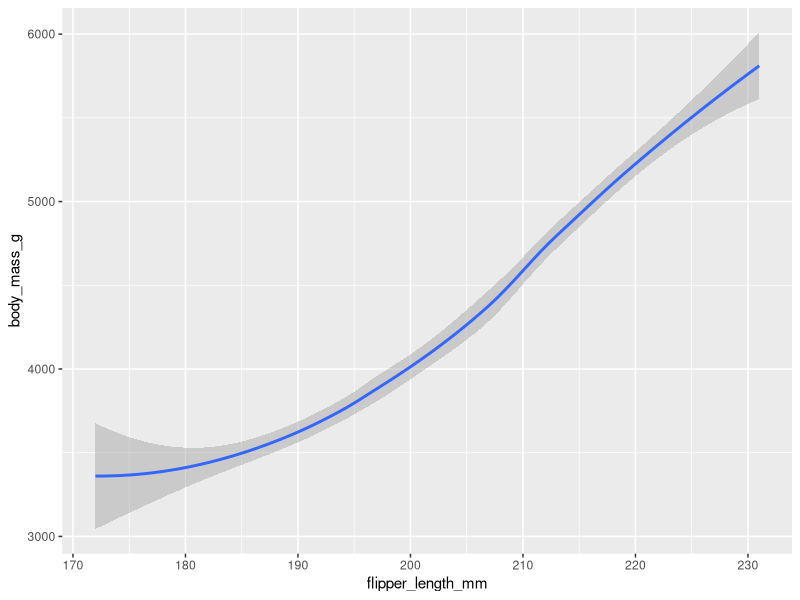
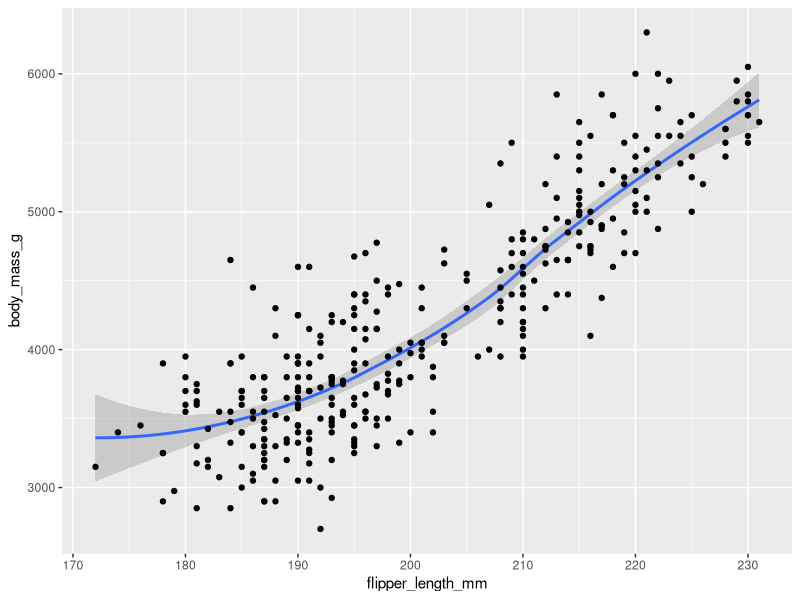
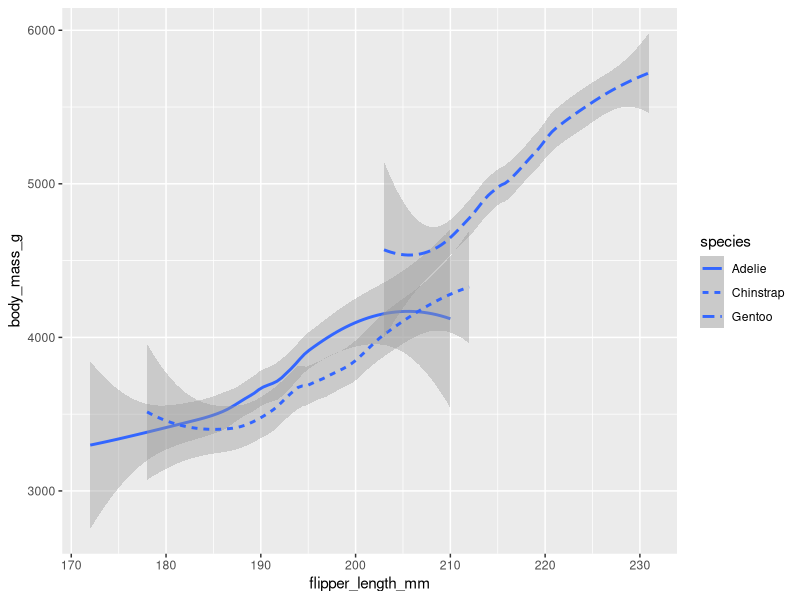
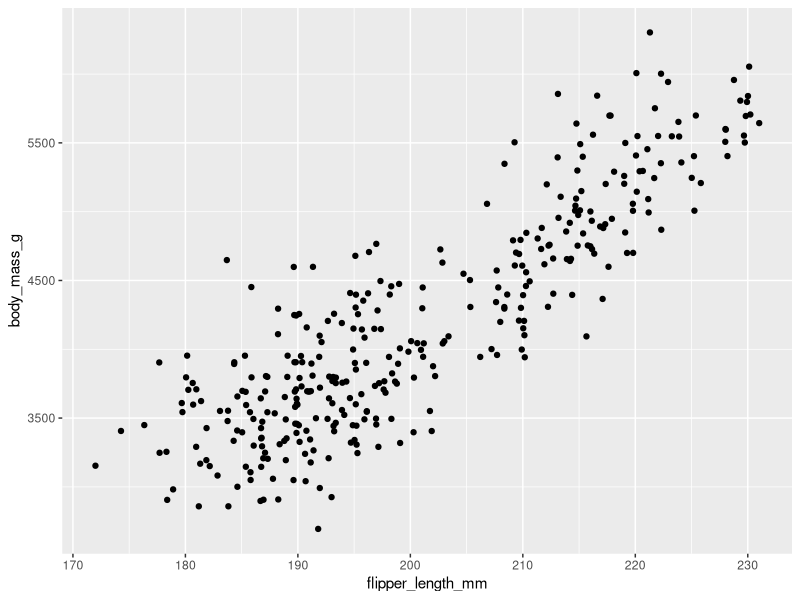
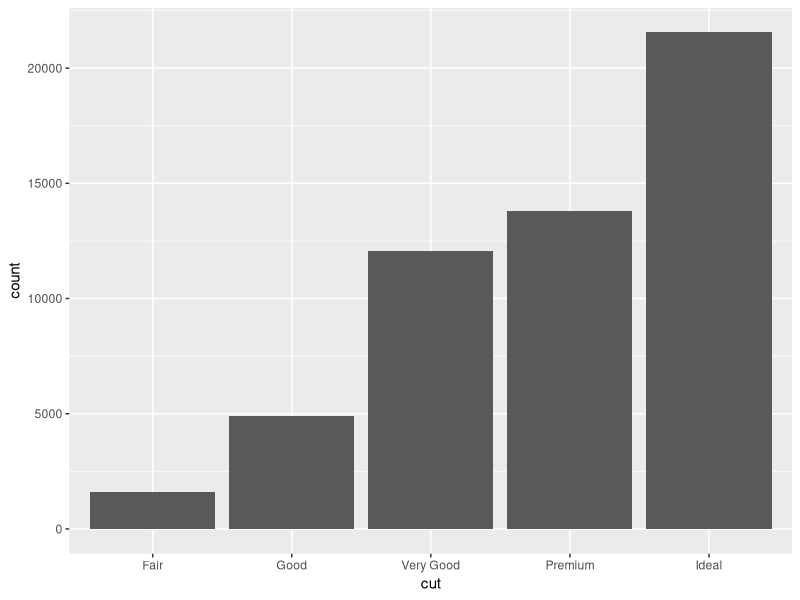
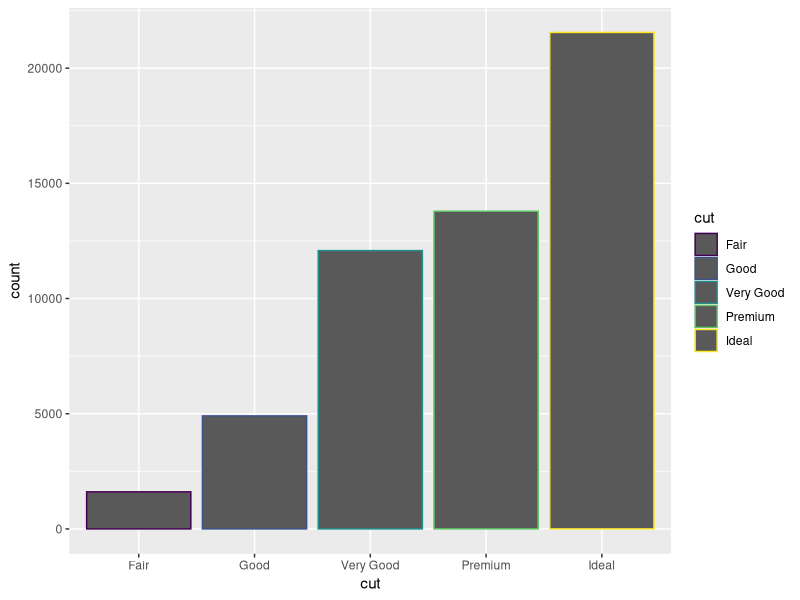
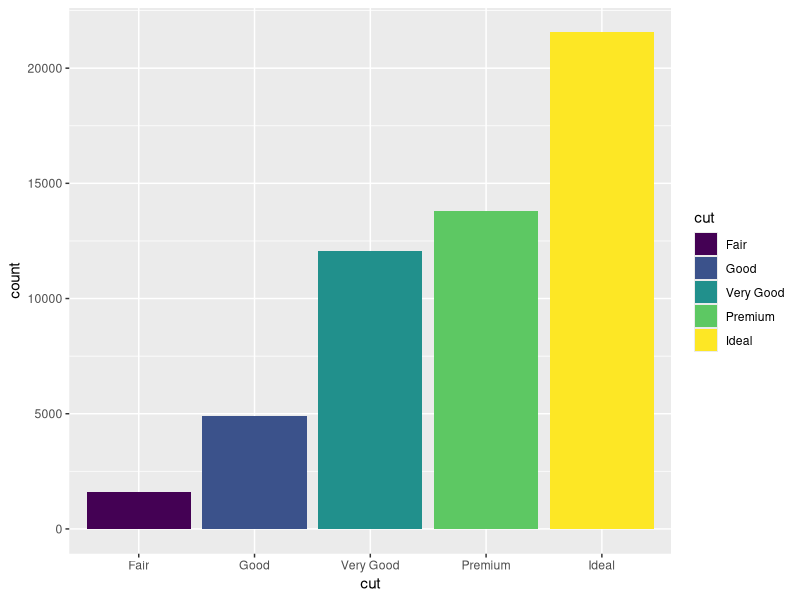
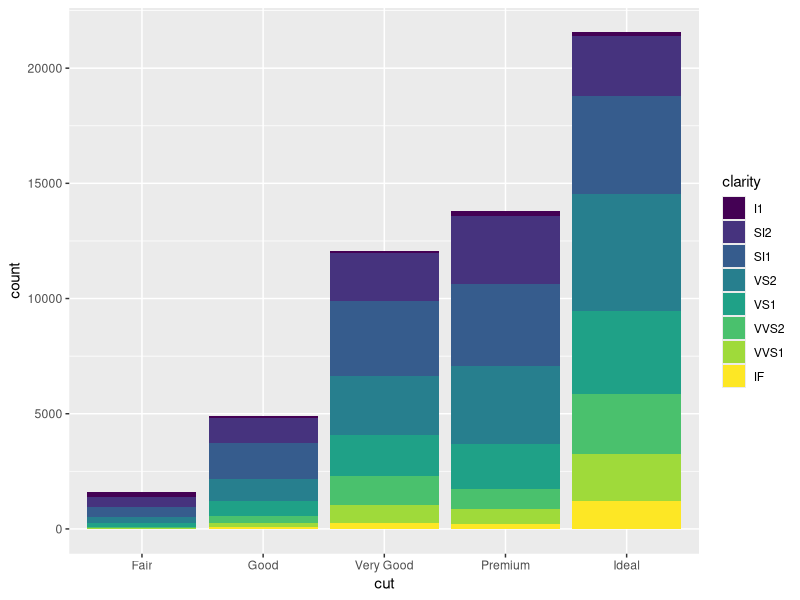

Generate these figures, in order, with R:

library(ggplot2)
library(palmerpenguins)

ggplot(data=penguins)+
  geom_smooth(mapping=aes(x=flipper_length_mm,y=body_mass_g))

#combine_of_two geom functions
ggplot(data=penguins)+
  geom_smooth(mapping=aes(x=flipper_length_mm,y=body_mass_g))+
  geom_point(mapping=aes(x=flipper_length_mm,y=body_mass_g))

#separate line of different variables
ggplot(data=penguins)+
  geom_smooth(mapping=aes(x=flipper_length_mm,y=body_mass_g,linetype=species))

#geom_jitter overlap data points
ggplot(data=penguins)+
  geom_jitter(mapping=aes(x=flipper_length_mm,y=body_mass_g))

##BAR chart
ggplot(data=diamonds)+
  geom_bar(mapping=aes(x=cut))

#color bar chart
ggplot(data=diamonds)+
  geom_bar(mapping=aes(x=cut,color=cut))

#to fill the color inside each bar
ggplot(data=diamonds)+
  geom_bar(mapping=aes(x=cut,fill=cut))

#clarity
ggplot(data=diamonds)+
  geom_bar(mapping=aes(x=cut,fill=clarity))
